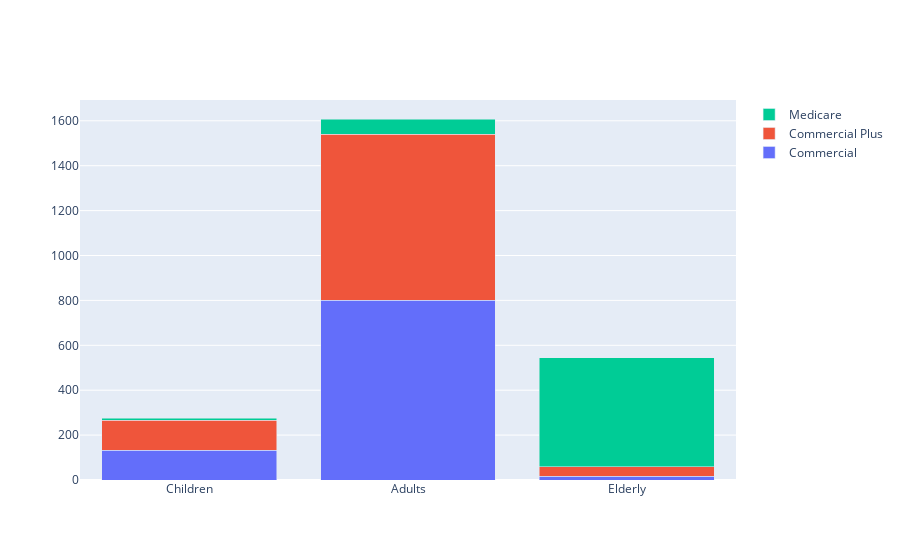

Here is the notebook cell this chart was saved with:
### Code cell
df = pd.read_csv('Anesthesiology_Month_10_dent.csv')

df_young = (df.loc[(df['PatientDOB'] > '2000-1-1')])
young_insurance = dict(df_young['LineOfBusiness'].value_counts())

df_adult = (df.loc[(df['PatientDOB'] <= '2020-1-1') & (df['PatientDOB'] > '1957-1-1')])
adult_insurance = dict(df_adult['LineOfBusiness'].value_counts())
 
df_elderly = (df.loc[(df['PatientDOB'] <= '1957-1-1')])
elderly_insurance = dict(df_elderly['LineOfBusiness'].value_counts())

age_bin=['Children', 'Adults', 'Elderly']

fig = go.Figure(data=[
    go.Bar(name='Commercial', x=age_bin, y=[young_insurance["Commercial"], adult_insurance["Commercial"], elderly_insurance["Commercial"]]),
    go.Bar(name='Commercial Plus', x=age_bin, y=[young_insurance["Commercial Plus"], adult_insurance["Commercial Plus"], elderly_insurance["Commercial Plus"]]),
    go.Bar(name='Medicare', x=age_bin, y=[young_insurance["Medicare"], adult_insurance["Medicare"], elderly_insurance["Medicare"]])
    
])
fig.update_layout(barmode='stack')
fig.show()

### Figure 1 — Plotly figure (JSON) as saved in the notebook; plotly's stock layout.template omitted (floating-point values rounded to 4 significant figures)
{"data": [{"name": "Commercial", "type": "bar", "x": ["Children", "Adults", "Elderly"], "y": [133, 800, 17]}, {"name": "Commercial Plus", "type": "bar", "x": ["Children", "Adults", "Elderly"], "y": [133, 739, 43]}, {"name": "Medicare", "type": "bar", "x": ["Children", "Adults", "Elderly"], "y": [8, 69, 484]}], "layout": {"barmode": "stack"}}
